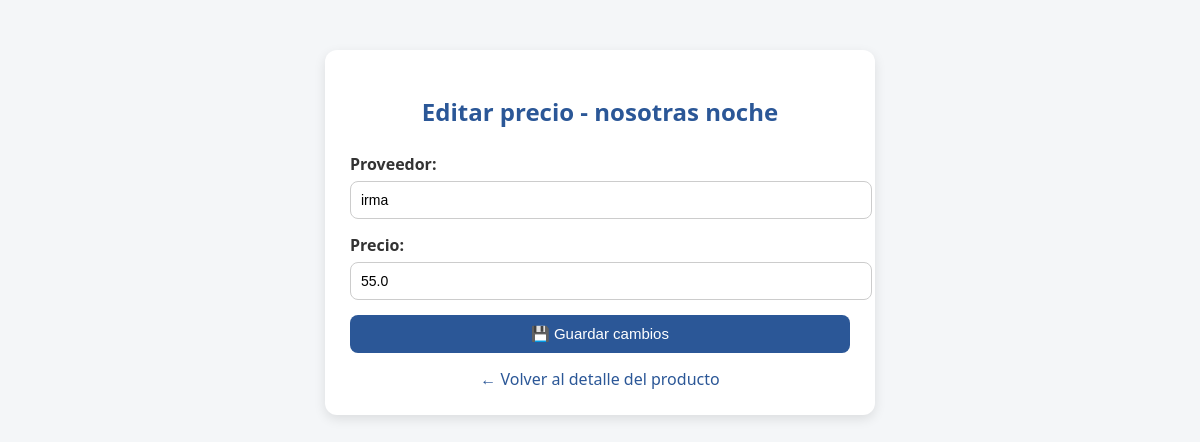
/editar_precio/18, run on an earlier commit of the app's database.
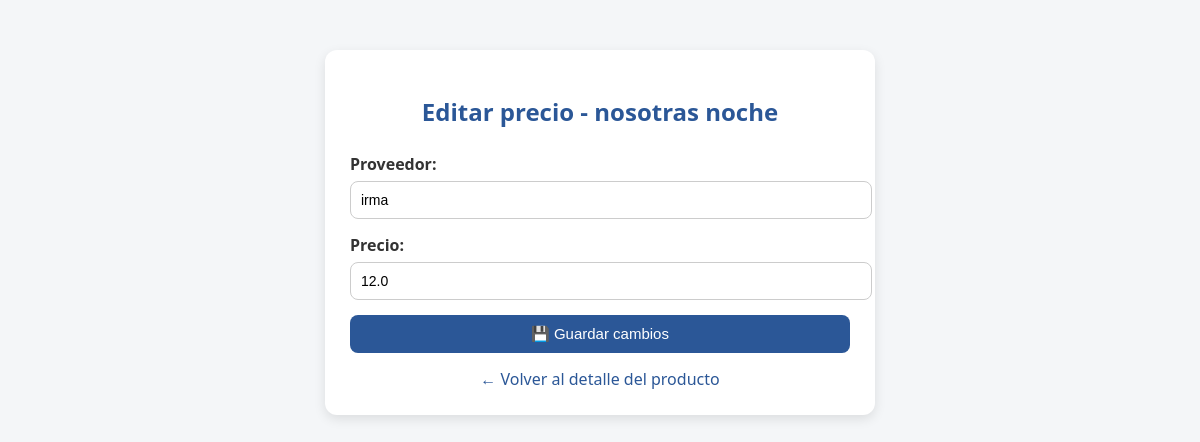
And on a later commit of the database.
### tables this page shows
CREATE TABLE precios (
            id INTEGER PRIMARY KEY AUTOINCREMENT,
            producto_id INTEGER,
            proveedor TEXT,
            precio REAL,
            fecha TEXT,
            FOREIGN KEY (producto_id) REFERENCES productos(id)
        );

### app.py (the view, shortened to what this page needs)
@app.route("/editar_precio/<int:id>", methods=["GET", "POST"])
def editar_precio(id):
    conn = conectar()
    cur = conn.cursor()
    cur.execute("SELECT * FROM precios WHERE id = ?", (id,))
    precio = cur.fetchone()
    if not precio:
        conn.close()
        return "Precio no encontrado", 404
    cur.execute("SELECT * FROM productos WHERE id = ?", (precio['producto_id'],))
    producto = cur.fetchone()
    conn.close()
    return render_template("editar_precio.html", precio=precio, producto=producto)

### app.py (called while the page is built)
def conectar():
    conn = sqlite3.connect(DB_PATH)
    conn.row_factory = sqlite3.Row
    return conn

### templates/editar_precio.html (shortened to what this page needs)
<!DOCTYPE html>
<html lang="es">
<head>
</head>
<body>
    <div class="container">
        <h2>Editar precio - {{ producto['nombre'] }}</h2>
        <form method="POST">
            <label>Proveedor:</label>
            <input type="text" name="proveedor" value="{{ precio['proveedor'] }}" required>
            <label>Precio:</label>
            <input type="number" name="precio" step="0.01" value="{{ precio['precio'] }}" required>
            <button type="submit">💾 Guardar cambios</button>
        </form>
        <a href="/detalle/{{ producto['id'] }}">← Volver al detalle del producto</a>
    </div>
</body>
</html>

What changed in the data, as far as the page shows it:
changed precios "irma": precio "55.0" → "12.0"
